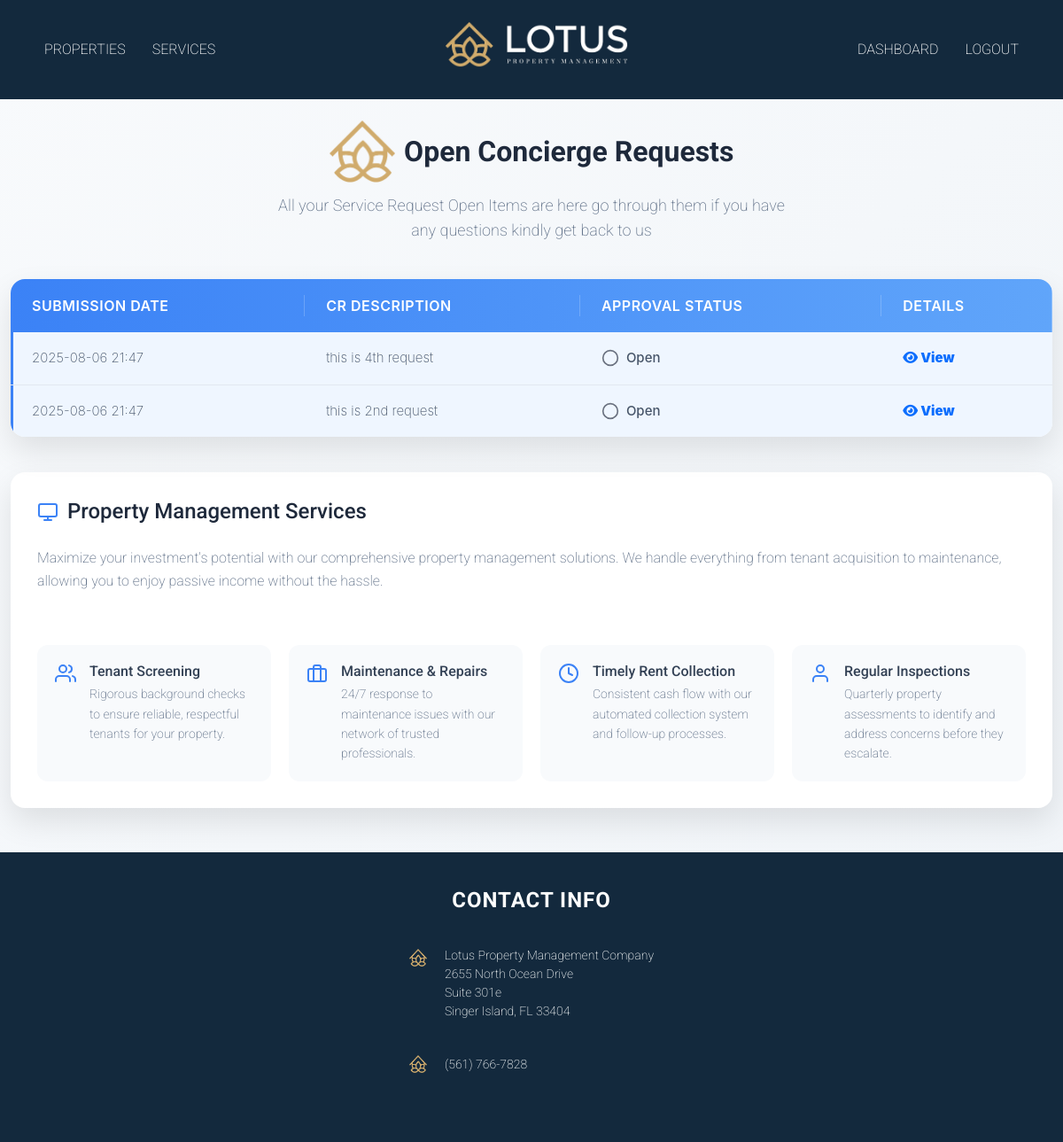
The page /open_concierge_services (signed in) on the database as committed earlier.
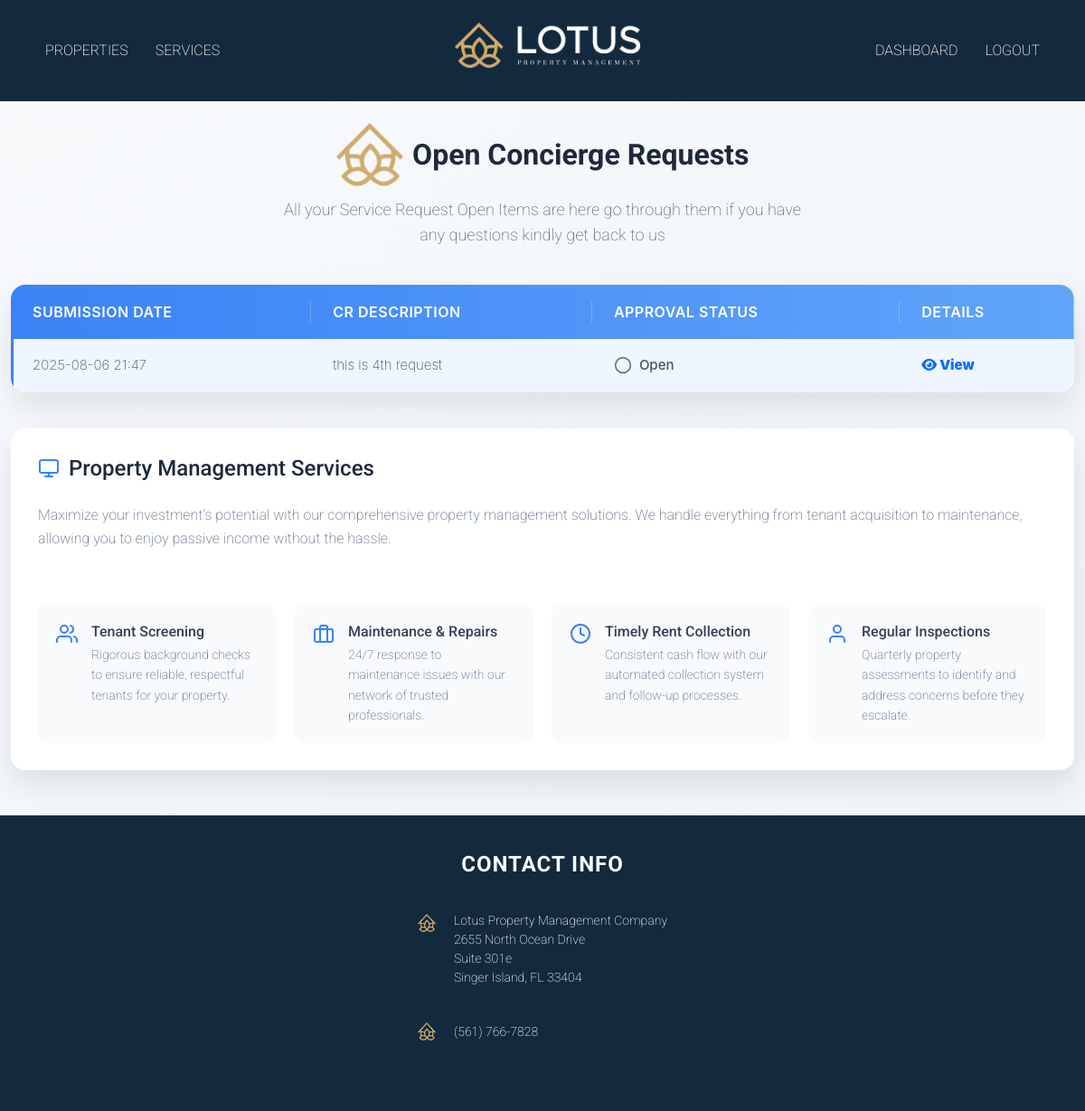
The same page on the database as committed later.
### servicedetails/models.py (models this page shows, shortened)
class ConciergeServiceRequest(models.Model):
    STATUS_CHOICES = [
        ('pending', 'Pending'),
        ('open', 'Open'),
        ('completed', 'Completed'),
        ('denied', 'Denied'),
    ]
    user = models.ForeignKey(Client, on_delete=models.CASCADE)
    description = models.TextField()
    status = models.CharField(max_length=10, choices=STATUS_CHOICES, default='open')
    floor_plan_name = models.CharField(max_length=100, blank=True, null=True)
    status_remarks = models.TextField(blank=True, null=True)
    vendor = models.ForeignKey(Vendor, on_delete=models.SET_NULL, null=True, blank=True)
    created_at = models.DateTimeField(auto_now_add=True)
    client_approval = models.CharField(max_length=10, choices=APPROVAL_CHOICES, default='Pending', blank=True)
    completation_denied_date = models.DateField(blank=True, null=True)
    cost = models.BigIntegerField(default=0)
    cost_remarks = models.TextField(blank=True, null=True)

### mainapp/views.py (the view)
# urls.py: path('open_concierge_services', open_concierge_services, name='open_concierge_services'),  # ✅ Added service request URL
def open_concierge_services(request):
    client_id = request.session.get("client_id")
    if not client_id:
        return redirect("mainapp:client_login")
    try:
        client = Client.objects.get(id=client_id)
    except Client.DoesNotExist:
        return redirect("mainapp:client_login")
    service_requests = ConciergeServiceRequest.objects.filter(user=client, status='open').order_by('-created_at')
    return render(request, 'services/concierge/open_services.html', {'service_requests': service_requests})

### template/services/concierge/open_services.html (shortened to what the changed rows need)
{% extends "outbase.html" %}
{% load static %}
{% block content %}
<link rel="stylesheet" href="https://cdnjs.cloudflare.com/ajax/libs/font-awesome/6.5.0/css/all.min.css">
    <div class="container">
        <div class="table-container">
            <table class="services-table">
                <thead>
                    <tr>
                        <th>Submission Date</th>
                        <th>CR Description</th>
                        <th>Approval Status</th>
                        <th>Details</th>
                    </tr>
                </thead>
                <tbody>
                    {% for request in service_requests %}
                    <tr class="{% if request.status == 'open' %}active{% endif %}">
                        <td class="cr-date">{{ request.created_at|date:"Y-m-d H:i" }}</td>
                        <td class="cr-description">{{ request.description }}</td>
                        <td class="cr-status availability-badge">
                            {% if request.status == 'completed' %}
                                <svg xmlns="http://www.w3.org/2000/svg" width="20" height="20" viewBox="0 0 24 24" fill="none" stroke="#10b981" stroke-width="2" stroke-linecap="round" stroke-linejoin="round"><polyline points="20 6 9 17 4 12"></polyline></svg>
                                Completed
                            {% elif request.status == 'pending' %}
                                <svg xmlns="http://www.w3.org/2000/svg" width="20" height="20" viewBox="0 0 24 24" fill="none" stroke="orange" stroke-width="2" stroke-linecap="round" stroke-linejoin="round"><circle cx="12" cy="12" r="10"></circle></svg>
                                Pending
                            {% elif request.status == 'denied' %}
                                <svg xmlns="http://www.w3.org/2000/svg" width="20" height="20" viewBox="0 0 24 24" fill="none" stroke="red" stroke-width="2" stroke-linecap="round" stroke-linejoin="round"><line x1="18" y1="6" x2="6" y2="18"></line><line x1="6" y1="6" x2="18" y2="18"></line></svg>
                                Denied
                            {% else %}
                                <svg xmlns="http://www.w3.org/2000/svg" width="20" height="20" viewBox="0 0 24 24" fill="none" stroke="#6b7280" stroke-width="2" stroke-linecap="round" stroke-linejoin="round"><circle cx="12" cy="12" r="10"></circle></svg>
                                Open
                            {% endif %}
                        </td>
                        <td>
                            <a href="#" class="btn-outline-primary" title="View" onclick="openCRModal(this)">
                                <i class="fa-solid fa-eye"><b> View </b></i>
                            </a>
                        </td>
                    </tr>
                    {% empty %}
                    <tr>
                        <td colspan="4">No service requests found.</td>
                    </tr>
                    {% endfor %}
                </tbody>
            </table>
        </div>
        <div class="service-details">
            <h2>
                Property Management Services
            </h2>
        </div>
    </div>
{% endblock content %}

Rows that differ between the two databases and show on the page:
no longer on this page (row edited): ConciergeServiceRequest: created_at "2025-08-06 21:47", description "this is 2nd request", status "open" (drawn)
